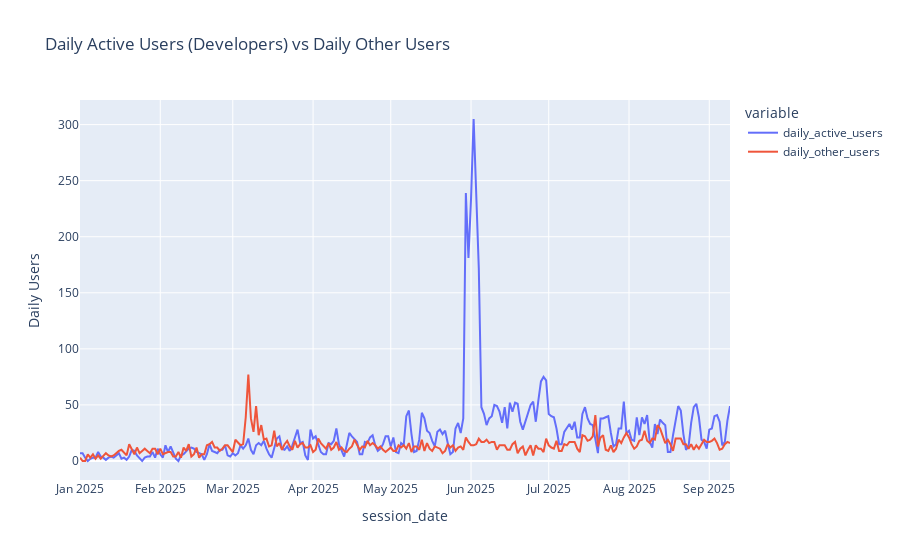

Notebook cell for this chart:
### Code cell
# Daily Active User
sql_query_2 = """
SELECT
	t1.created_at::date AS session_date,
	COUNT(CASE WHEN t2.role = 'developer' THEN t1.uuid ELSE NULL END) AS daily_active_users,
	COUNT(CASE WHEN t2.role != 'developer' THEN t1.uuid ELSE NULL END) AS daily_other_users
FROM conversation t1
     LEFT JOIN users t2
	 	ON t1.owner_id = t2.id
WHERE t1.replica_uuid IS NOT NULL
GROUP BY 1
ORDER BY 1;
"""

# Load data and create line chart
df2a = pd.read_sql(sql_query_2, engine)
fig = px.line(
    df2a, 
    x='session_date', 
    y=['daily_active_users', 'daily_other_users'],
    title="Daily Active Users (Developers) vs Daily Other Users"
)
fig.update_layout(yaxis_title="Daily Users")
fig.show()

### Figure 1 — Plotly figure (JSON) as saved in the notebook; plotly's stock layout.template omitted (floating-point values rounded to 4 significant figures; data arrays with more than 128 entries replaced by an {"elided": "..."} marker saying what was removed)
{"data": [{"hovertemplate": "variable=daily_active_users<br>session_date=%{x}<br>value=%{y}<extra></extra>", "legendgroup": "daily_active_users", "line": {"color": "#636efa", "dash": "solid"}, "marker": {"symbol": "circle"}, "mode": "lines", "name": "daily_active_users", "orientation": "v", "showlegend": true, "type": "scatter", "x": {"elided": "252 str values"}, "xaxis": "x", "y": {"elided": "252 int values"}, "yaxis": "y"}, {"hovertemplate": "variable=daily_other_users<br>session_date=%{x}<br>value=%{y}<extra></extra>", "legendgroup": "daily_other_users", "line": {"color": "#EF553B", "dash": "solid"}, "marker": {"symbol": "circle"}, "mode": "lines", "name": "daily_other_users", "orientation": "v", "showlegend": true, "type": "scatter", "x": {"elided": "252 str values"}, "xaxis": "x", "y": {"elided": "252 int values"}, "yaxis": "y"}], "layout": {"legend": {"title": {"text": "variable"}, "tracegroupgap": 0}, "title": {"text": "Daily Active Users (Developers) vs Daily Other Users"}, "xaxis": {"anchor": "y", "domain": [0, 1], "title": {"text": "session_date"}}, "yaxis": {"anchor": "x", "domain": [0, 1], "title": {"text": "Daily Users"}}}}
